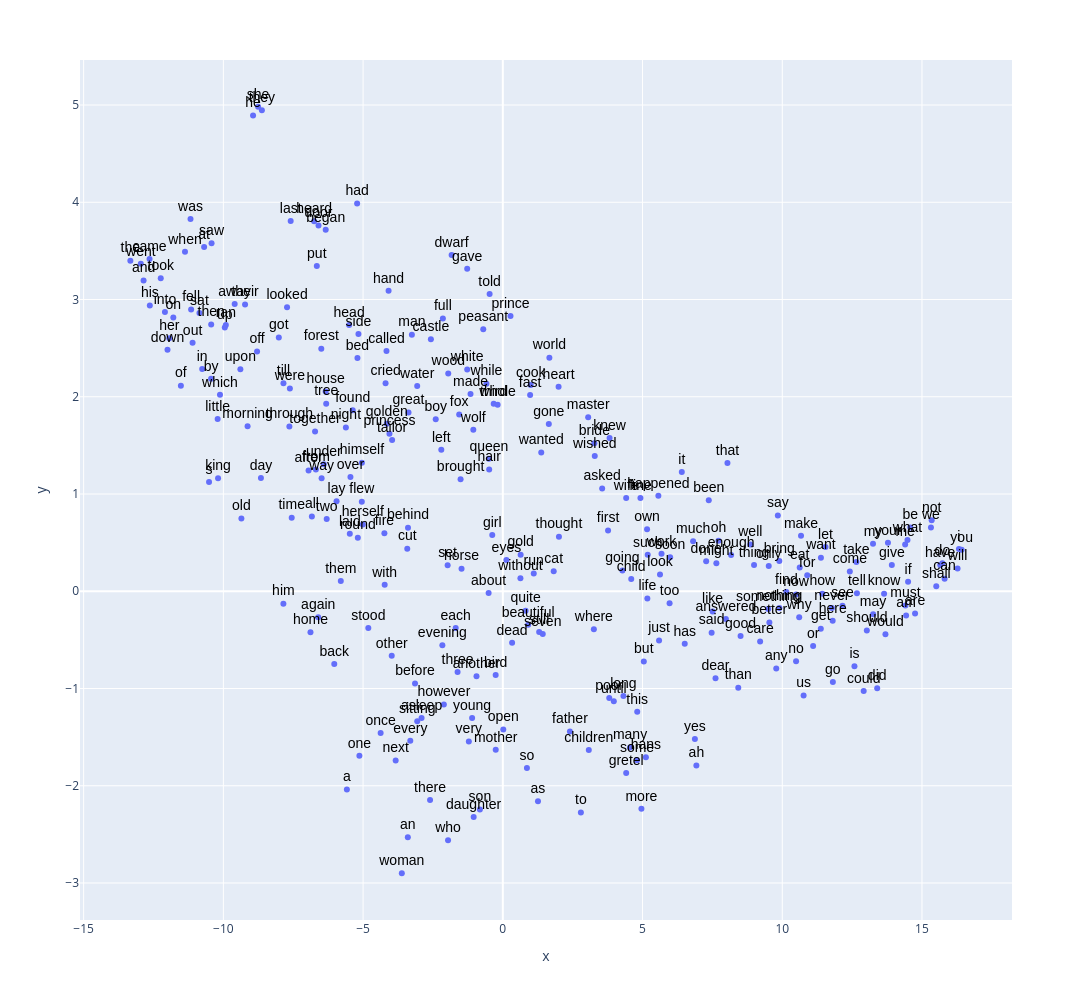

Notebook code cell kept with this figure:
### Code cell
px.scatter(TSNE.reset_index(), 'x', 'y', 
        text='term_str', 
        hover_name='term_str',  
        # size='n',
        height=1000,
        width=1200)\
    .update_traces(
        mode='markers+text', 
        textfont=dict(color='black', size=14, family='Arial'),
        textposition='top center')

### Figure 1 — Plotly figure (JSON) as saved in the notebook; plotly's stock layout.template omitted (floating-point values rounded to 4 significant figures; data arrays with more than 128 entries replaced by an {"elided": "..."} marker saying what was removed)
{"data": [{"hovertemplate": "<b>%{hovertext}</b><br><br>x=%{x}<br>y=%{y}<br>term_str=%{text}<extra></extra>", "hovertext": {"elided": "264 str values"}, "legendgroup": "", "marker": {"color": "#636efa", "symbol": "circle"}, "mode": "markers+text", "name": "", "orientation": "v", "showlegend": false, "text": {"elided": "264 str values"}, "textfont": {"color": "black", "family": "Arial", "size": 14}, "textposition": "top center", "type": "scatter", "x": {"elided": "264 float values"}, "xaxis": "x", "y": {"elided": "264 float values"}, "yaxis": "y"}], "layout": {"height": 1000, "legend": {"tracegroupgap": 0}, "margin": {"t": 60}, "width": 1200, "xaxis": {"anchor": "y", "domain": [0, 1], "title": {"text": "x"}}, "yaxis": {"anchor": "x", "domain": [0, 1], "title": {"text": "y"}}}}
